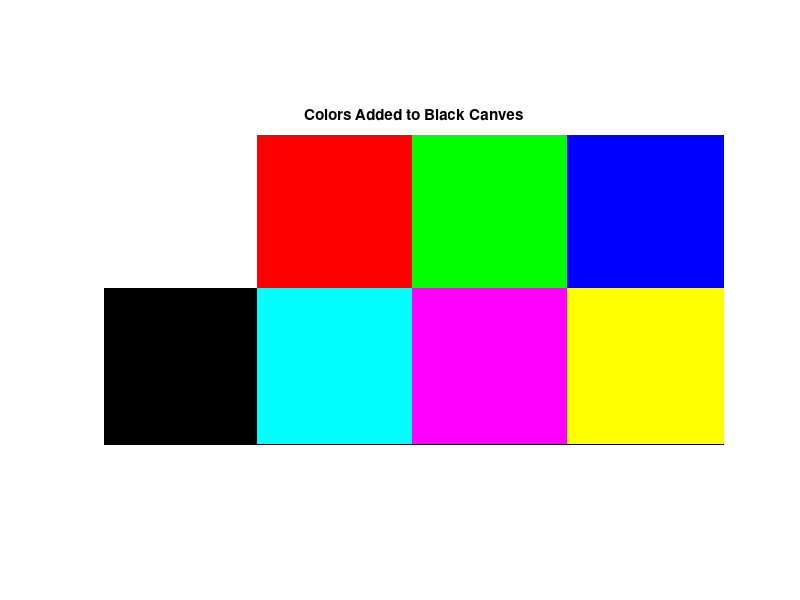

Write MATLAB code to recreate this figure. (Note: this script raises an error after producing the figure.)
i=ones(200,400);   
    for x=1:size(i,1)/2
        for y=1:size(i,2)/4
            i(x,y,1)=255;
            i(x,y,2)=255;
            i(x,y,3)=255;
        end
    end
        
    for x=1:size(i,1)/2
        for y=size(i,2)/4:size(i,2)/2
            i(x,y,1)=255;
            i(x,y,2)=0;
            i(x,y,3)=0;        
        end
    end
    
    for x=1:size(i,1)/2
        for y=size(i,2)/2:size(i,2)/2 + size(i,2)/4
            i(x,y,1)=0;
            i(x,y,2)=255;
            i(x,y,3)=0;        
        end
    end
       
    for x=1:size(i,1)/2
        for y=size(i,2)/2 + size(i,2)/4:size(i,2)
            i(x,y,1)=0;
            i(x,y,2)=0;
            i(x,y,3)=255;        
        end
    end
    
    for x=size(i,1)/2:size(i,1)
        for y=1:size(i,2)/4
            i(x,y,1)=0;
            i(x,y,2)=0;
            i(x,y,3)=0;        
        end
    end
    
    for x=size(i,1)/2:size(i,1)
        for y=size(i,2)/4:size(i,2)/2
            i(x,y,1)=0;
            i(x,y,2)=255;
            i(x,y,3)=255;        
        end
    end
      
    for x=size(i,1)/2:size(i,1)
        for y=size(i,2)/2:size(i,2)/2 + size(i,2)/4
            i(x,y,1)=255;
            i(x,y,2)=0;
            i(x,y,3)=255;        
        end
    end
   
    for x=size(i,1)/2:size(i,1)
        for y=size(i,2)/2 + size(i,2)/4:size(i,2)
            i(x,y,1)=255;
            i(x,y,2)=255;
            i(x,y,3)=0;         
        end
    end
    imshow(i);
    title('Colors Added to Black Canves');
    imwrite(i,'colors.png');
    impixelinfo; axis on;
